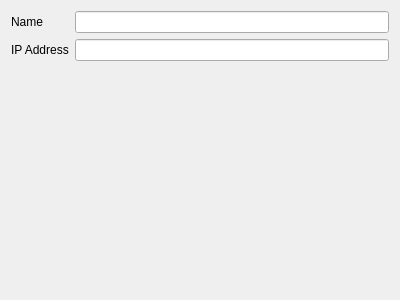
<?xml version="1.0" encoding="UTF-8"?>
<ui version="4.0">
 <class>EosSettingsForm</class>
 <widget class="QWidget" name="EosSettingsForm">
  <property name="geometry">
   <rect>
    <x>0</x>
    <y>0</y>
    <width>400</width>
    <height>300</height>
   </rect>
  </property>
  <property name="windowTitle">
   <string>Form</string>
  </property>
  <layout class="QVBoxLayout" name="verticalLayout">
   <item>
    <layout class="QFormLayout" name="formLayout_2">
     <item row="0" column="0">
      <widget class="QLabel" name="nameLabel">
       <property name="text">
        <string>Name</string>
       </property>
      </widget>
     </item>
     <item row="0" column="1">
      <widget class="QLineEdit" name="nameEdit"/>
     </item>
     <item row="1" column="0">
      <widget class="QLabel" name="ipLabel">
       <property name="text">
        <string>IP Address</string>
       </property>
      </widget>
     </item>
     <item row="1" column="1">
      <widget class="QLineEdit" name="ipEdit"/>
     </item>
    </layout>
   </item>
   <item>
    <spacer name="verticalSpacer">
     <property name="orientation">
      <enum>Qt::Orientation::Vertical</enum>
     </property>
     <property name="sizeType">
      <enum>QSizePolicy::Policy::Expanding</enum>
     </property>
     <property name="sizeHint" stdset="0">
      <size>
       <width>20</width>
       <height>40</height>
      </size>
     </property>
    </spacer>
   </item>
  </layout>
 </widget>
 <resources/>
 <connections/>
</ui>
